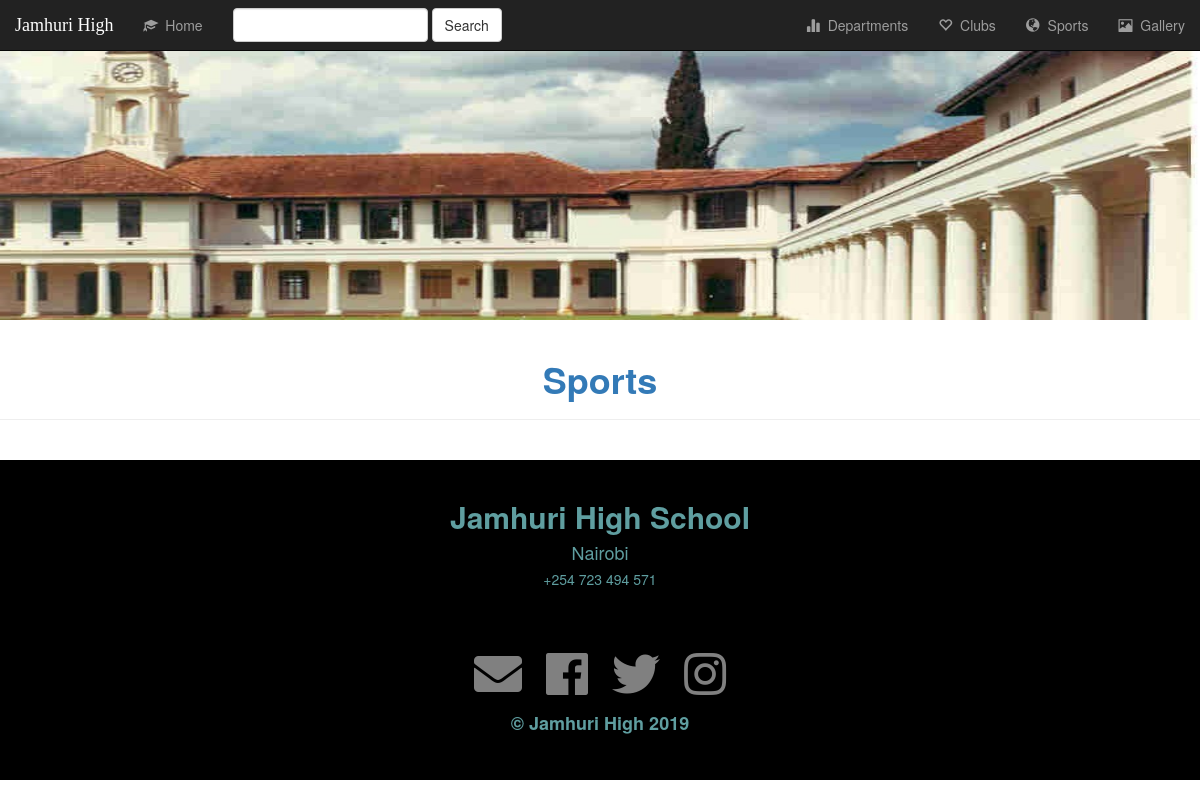
Before: /sports/ with the older database file.
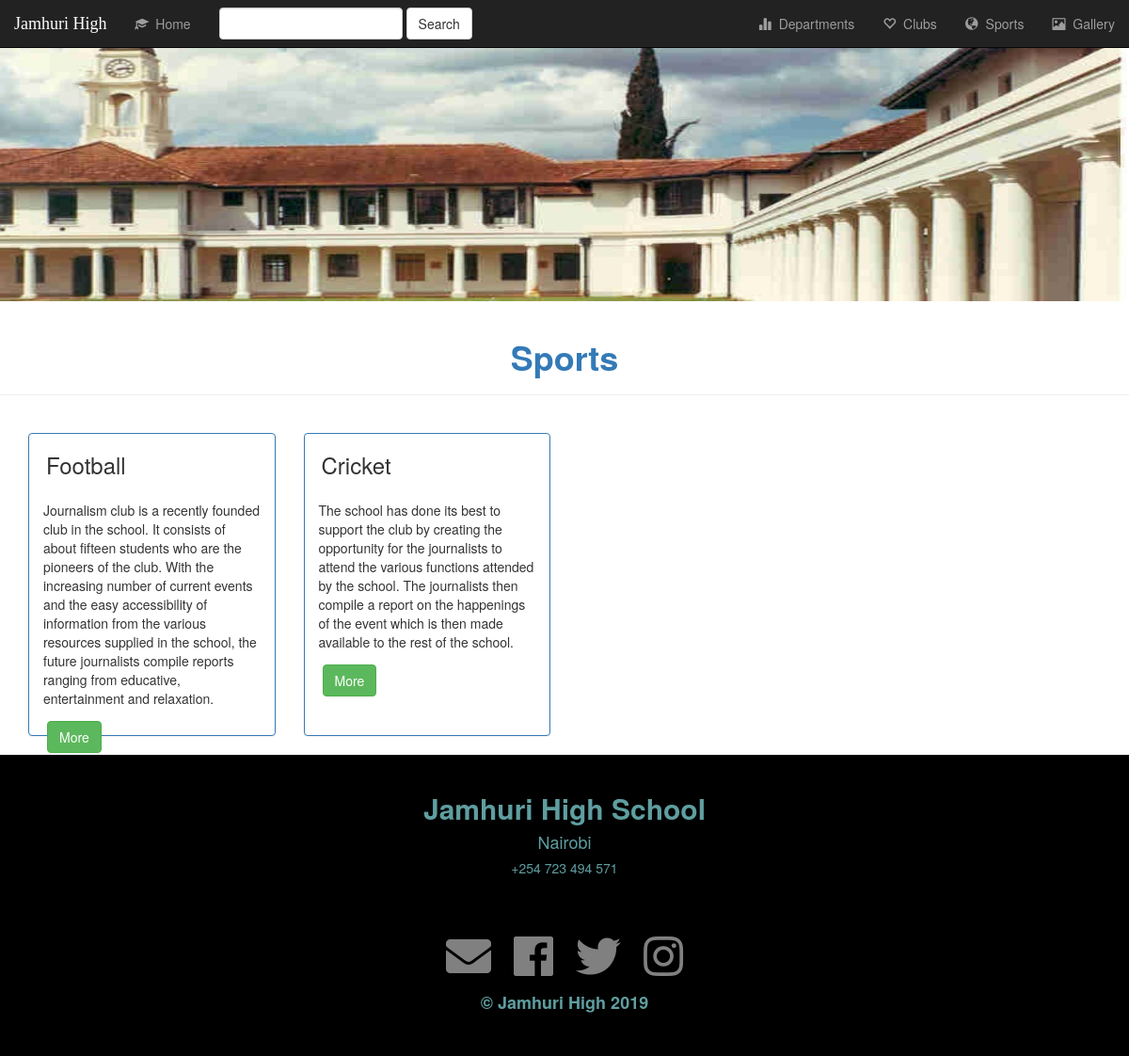
After: the same page with the newer database file.
### schapp/models.py (models this page shows, shortened)
class Sport(models.Model):
    coach = models.ForeignKey(Coach, on_delete=models.PROTECT)
    name = models.CharField(max_length=40)
    desc = models.TextField(default=1)

### schapp/views.py (the view)
# urls.py: path('sports/', views.sports, name='sports'),
def sports(request):
    games = Sport.objects.all()
    return render(request, 'schapp/sports.html', {'games': games})

### schapp/templates/schapp/sports.html (shortened to what this page needs)
{% extends 'schapp/base.html' %}
{% load static %}
{% block content %}
    <div class="container-fluid">
    <div class="row">
    <div class="banner-img">
    <img src="{% static 'schapp/img/depart.jpg' %}" alt="" style="width: 100%; padding-top: 30px; height: 40%;">
        <div class="page-header">
            <h1 class="text-center text-primary"> <strong>Sports</strong></h1>
        </div>
    </div>
</div>
    <br>
        {% if games %}
            {% for g in games %}
    <div class="col-sm-3">
        <div class="panel panel-primary">
            <div class="" style="padding-left: 18px;">
                <h3>{{ g.name }}</h3>
            </div>
            <div class="panel-body" style="height: 33%;">
                <p>{{ g.desc }}</p>
                <button type="button" class="btn btn-success" data-toggle="modal" data-target="#myModal" style="margin: 4px;">More</button>
            </div>
        </div>
    </div>
            {% endfor %}
    {% endif %}
    </div>
    {% include 'schapp/footer.html' %}
{% endblock %}

### schapp/templates/schapp/base.html (shortened to what this page needs)
{% load static %}
<html lang="en">
<head>
    <link rel="stylesheet" href="https://maxcdn.bootstrapcdn.com/bootstrap/3.3.6/css/bootstrap.min.css">
    <link rel="stylesheet" href="https://use.fontawesome.com/releases/v5.7.2/css/all.css">
    <link rel="stylesheet" href="{% static 'schapp/css/main.css' %}" type="text/css">
    <link rel="stylesheet" href="{% static 'schapp/css/style.css' %}" type="text/css">
 </head>
<body>
<nav class="navbar navbar-inverse navbar-fixed-top">
    <div class="container-fluid">
        <div class="navbar-header">
            <a class="navbar-brand" href="{% url 'schapp:index' %}">Jamhuri High</a>
        </div>
        <div class="collapse navbar-collapse" id="topNavBar">
            <ul class="nav navbar-nav">
                <li> <a href=""><span class="glyphicon glyphicon-education" aria-hidden="true"></span>&nbsp; Home</a></li>
            </ul>
            <form class="navbar-form navbar-left" role="search" method="get" action="">
                <div class="form-group">
                    <input type="text" class="form-control" name="q" value="">
                </div>
                <button type="submit" class="btn btn-default">Search</button>
            </form>
            <ul class="nav navbar-nav navbar-right">
                <li>
                    <a href="{% url 'schapp:departments' %}">
                        <span class="glyphicon glyphicon-stats" aria-hidden="true"></span>&nbsp; Departments
                    </a>
                </li>
                <li>
                    <a href="{% url 'schapp:clubs' %}">
                        <span class="glyphicon glyphicon-heart-empty" aria-hidden="true"></span>&nbsp; Clubs
                    </a>
                </li>
                <li>
                    <a href="{% url 'schapp:sports' %}">
                        <span class="glyphicon glyphicon-globe" aria-hidden="true"></span>&nbsp; Sports
                    </a>
                </li>
                <li>
                    <a href="">
                        <span class="glyphicon glyphicon-picture" aria-hidden="true"></span>&nbsp; Gallery
                    </a>
                </li>
            </ul>
        </div>
    </div>
</nav>
{% block content %}
{% endblock %}
</body>
</html>

### schapp/templates/schapp/footer.html
   <div class="container-fluid">
    <div class="row">
    <div class="page-footer" style="width: 100%; height: 40%; background-color: black; color: cadetblue;">
        <br>
        <div class="text-center">
        <h2 class="text-center"><strong>Jamhuri High School</strong></h2>
            <h4 class="text-center">Nairobi</h4>
            <h5 class="text-center">+254 723 494 571</h5>
            <div class="social-media">
                <center>
                	<br><br>
                    <table>
                        <tr>
                            <td><a href="mailto:kimeualexis@gmail.com" target="_blank"><i class="fa fa-envelope fa-3x" style="margin: 10px; color: grey;"></i></a></td>
                            <td><a href="https://github.com/kimeualexis" target="_blank"><i class="fab fa-facebook fa-3x" style="margin: 10px; color: grey;"></i></a></td>
                            <td><a href="https://twitter.com/kodenaut" target="_blank"><i class="fab fa-twitter fa-3x" style="margin: 10px; color: grey;"></i></a></td>
                            <td><a href="https://twitter.com/kodenaut" target="_blank"><i class="fab fa-instagram fa-3x" style="margin: 10px; color: grey;"></i></a></td>
                        </tr>
                    </table>
                </center>
            </div>
        </div>
        <div class="copyright text-center" style="padding-top: 1px;
        font-weight: 600;
        font-size: 18px;
        text-shadow: none;">
            © Jamhuri High 2019
        </div>
    </div>
    </div>
   </div>

### schapp/static/schapp/css/main.css (style rules this page uses)
i { font-size: 40px; color: darkcyan; padding: 2px; border-radius: 50%; }

### schapp/static/schapp/css/style.css (style rules this page uses)
body { background: white; }
.navbar { border-radius: 0; }
.navbar-brand { font-family: 'Satisfy', cursive; }
.banner-img { padding: 0; }

Changed rows visible on the page:
added Sport: name "Football", desc "Journalism club is a recently founded club in the school. It consists of about fifteen students who are the pioneers of the club. With the increasing number of current events and the easy accessibility of information from the various resources supplied in the school, the future journalists compile reports ranging from educative, entertainment and relaxation."
added Sport: name "Cricket", desc "The school has done its best to support the club by creating the opportunity for the journalists to attend the various functions attended by the school. The journalists then compile a report on the happenings of the event which is then made available to the rest of the school."
